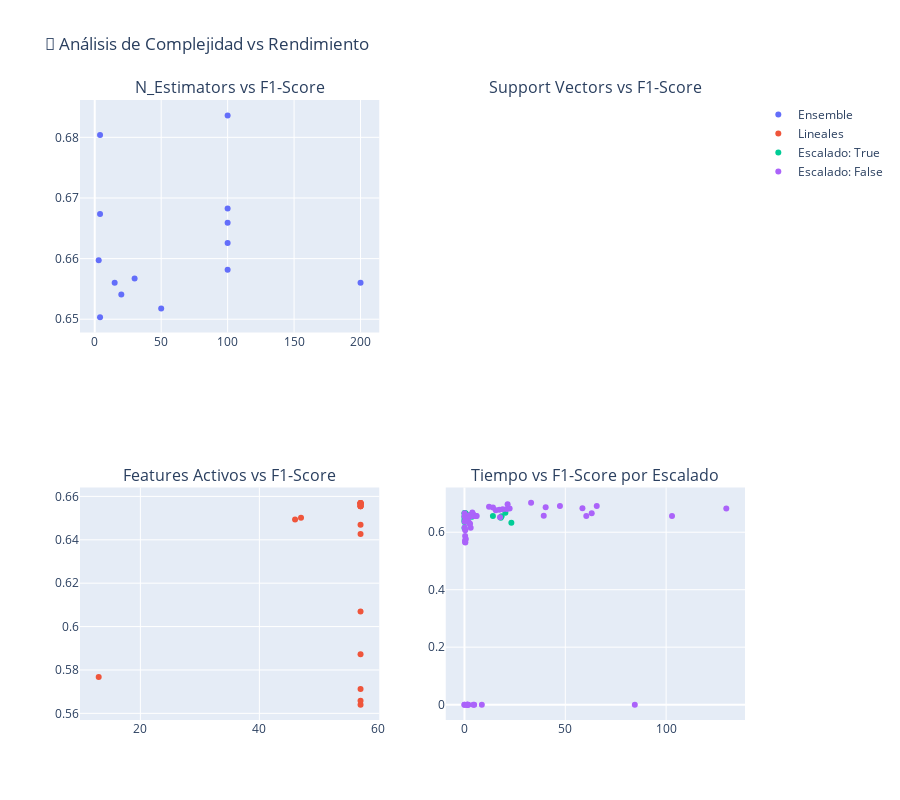

The notebook cell this image was saved under:
### Markdown cell above
## Análisis de Características de Modelos

Analizo qué características técnicas influyen en el rendimiento.

### Code cell
# Análisis de escalado
print("\nANÁLISIS DE CARACTERÍSTICAS TÉCNICAS")
print("="*60)

# Impacto del escalado
escalado_stats = df_completo.groupby('Usar_Escalado')['F1_Score'].agg(['count', 'mean', 'std']).round(4)
print("\n- Impacto del Escalado de Datos:")
print(escalado_stats)

# Modelos con diferentes números de estimators
modelos_ensemble = df_completo[df_completo['N_Estimators'] > 0]
if len(modelos_ensemble) > 0:
    print(f"\n- Modelos Ensemble (con estimators): {len(modelos_ensemble)}")
    print(f"   Estimators promedio: {modelos_ensemble['N_Estimators'].mean():.1f}")
    print(f"   F1 promedio: {modelos_ensemble['F1_Score'].mean():.4f}")
    
    # Correlación entre n_estimators y rendimiento
    corr_estimators = modelos_ensemble['N_Estimators'].corr(modelos_ensemble['F1_Score'])
    print(f"   Correlación estimators-F1: {corr_estimators:.3f}")

# Análisis de complejidad vs rendimiento
fig_complexity = make_subplots(
    rows=2, cols=2,
    subplot_titles=[
        'N_Estimators vs F1-Score',
        'Support Vectors vs F1-Score', 
        'Features Activos vs F1-Score',
        'Tiempo vs F1-Score por Escalado'
    ]
)

# N_Estimators vs F1
ensemble_data = df_completo[df_completo['N_Estimators'] > 0]
if len(ensemble_data) > 0:
    fig_complexity.add_trace(
        go.Scatter(
            x=ensemble_data['N_Estimators'],
            y=ensemble_data['F1_Score'],
            mode='markers',
            text=ensemble_data['Nombre'],
            name='Ensemble'
        ),
        row=1, col=1
    )

# Support Vectors vs F1
svm_data = df_completo[df_completo['Support_Vectors'] > 0]
if len(svm_data) > 0:
    fig_complexity.add_trace(
        go.Scatter(
            x=svm_data['Support_Vectors'],
            y=svm_data['F1_Score'],
            mode='markers',
            text=svm_data['Nombre'],
            name='SVM'
        ),
        row=1, col=2
    )

# Features Activos vs F1
linear_data = df_completo[df_completo['Features_Activos'] > 0]
if len(linear_data) > 0:
    fig_complexity.add_trace(
        go.Scatter(
            x=linear_data['Features_Activos'],
            y=linear_data['F1_Score'],
            mode='markers',
            text=linear_data['Nombre'],
            name='Lineales'
        ),
        row=2, col=1
    )

# Tiempo por escalado
for escalado in [True, False]:
    subset = df_completo[df_completo['Usar_Escalado'] == escalado]
    fig_complexity.add_trace(
        go.Scatter(
            x=subset['Tiempo_Entrenamiento'],
            y=subset['F1_Score'],
            mode='markers',
            name=f'Escalado: {escalado}',
            text=subset['Nombre']
        ),
        row=2, col=2
    )

fig_complexity.update_layout(
    height=800,
    title_text='🔬 Análisis de Complejidad vs Rendimiento',
    showlegend=True
)

fig_complexity.show()

### Figure 1 — Plotly figure (JSON) as saved in the notebook; plotly's stock layout.template omitted (floating-point values rounded to 4 significant figures)
{"data": [{"mode": "markers", "name": "Ensemble", "text": ["Voting Hard (RF+DT+LR+NB)", "Voting Soft (RF+DT+LR+NB)", "Voting Trees (RF+XGB+LGB+ET)", "Voting Linear (LR+SGD+NB)", "Bagging Decision Trees (50)", "Bagging Logistic Regression (30)", "Bagging KNN (20)", "Bagging LinearSVM (15)", "ExtraTrees Basic (100, depth=10)", "ExtraTrees More (200, depth=8)", "ExtraTrees Bootstrap (100, OOB)", "AdaBoost (100, depth=3)", "Gradient Boosting (100, depth=4)", "Random Forest (100, depth=10)"], "type": "scatter", "x": [4, 4, 4, 3, 50, 30, 20, 15, 100, 200, 100, 100, 100, 100], "xaxis": "x", "y": [0.6503, 0.6674, 0.6804, 0.6597, 0.6518, 0.6567, 0.6541, 0.656, 0.6582, 0.656, 0.6626, 0.6659, 0.6836, 0.6683], "yaxis": "y"}, {"mode": "markers", "name": "Lineales", "text": ["Logistic Regression Basic (C=1.0)", "Logistic Regression Low Reg (C=10.0)", "Logistic Regression High Reg (C=0.1)", "Logistic Regression L1 (C=1.0)", "Logistic Regression ElasticNet (l1_ratio=0.5)", "Logistic Regression LBFGS", "Ridge Classifier Basic (alpha=1.0)", "Ridge Classifier Low Reg (alpha=0.1)", "Ridge Classifier High Reg (alpha=10.0)", "Ridge Classifier CV (mejor alpha)", "SGD Classifier Log Loss", "SGD Classifier Hinge Loss", "SGD Classifier L1 Penalty", "SGD Classifier ElasticNet", "SGD Classifier Adaptive LR", "Passive Aggressive Basic (C=1.0)", "Passive Aggressive High Reg (C=0.1)", "Passive Aggressive Squared Hinge", "Perceptron Basic", "Perceptron L2 Penalty", "Perceptron L1 Penalty"], "type": "scatter", "x": [57, 57, 57, 57, 57, 57, 57, 57, 57, 57, 57, 57, 46, 47, 57, 57, 57, 57, 57, 57, 13], "xaxis": "x3", "y": [0.6567, 0.6568, 0.657, 0.657, 0.6565, 0.6569, 0.6555, 0.6555, 0.6555, 0.6558, 0.6469, 0.6427, 0.6493, 0.6502, 0.6569, 0.564, 0.5712, 0.5658, 0.607, 0.5872, 0.5768], "yaxis": "y3"}, {"mode": "markers", "name": "Escalado: True", "text": ["Voting Hard (RF+DT+LR+NB)", "Voting Soft (RF+DT+LR+NB)", "Voting Linear (LR+SGD+NB)", "Bagging Logistic Regression (30)", "Bagging KNN (20)", "Bagging LinearSVM (15)", "KNN k=5 Uniform", "KNN k=3 Distance Weight", "KNN k=10 Uniform", "KNN k=5 Manhattan Distance", "KNN k=7 Distance KDTree", "KNN k=15 Distance", "Naive Bayes Multinomial", "Naive Bayes Complement", "Linear Discriminant Analysis", "LDA with Shrinkage", "Quadratic Discriminant Analysis", "Gaussian Process RBF"], "type": "scatter", "x": [18.01, 20.29, 2.84, 14.1, 3.735, 18.43, 0.02205, 0.04243, 0.0333, 0.06136, 3.466, 0.03727, 0.02219, 0.02122, 1.172, 0.2972, 0.5324, 23.25], "xaxis": "x4", "y": [0.6503, 0.6674, 0.6597, 0.6567, 0.6541, 0.656, 0.6551, 0.6474, 0.6357, 0.6666, 0.6597, 0.6655, 0.6407, 0.6147, 0.6555, 0.656, 0.6662, 0.6331], "yaxis": "y4"}, {"mode": "markers", "name": "Escalado: False", "text": ["XGBoost Conservative", "XGBoost Aggressive", "XGBoost Regularized", "LightGBM Fast", "LightGBM Balanced", "CatBoost Simple", "CatBoost Optimized", "AdaBoost Classic", "AdaBoost Conservative", "Gradient Boosting Classic", "Hist Gradient Boosting", "NN Tiny (50)", "NN Small (100)", "NN Small Tanh (100)", "NN Two Classic (100,50)", "NN Two Symmetric (80,80)", "NN Bottleneck (120,30)", "NN Deep Decreasing (150,100,50)", "NN Deep Uniform (100,100,100)", "NN Diamond (80,120,80)", "NN SGD Momentum (100,50)", "NN High Regularization (100,50)", "NN Low Regularization (100,50)", "LinearSVC Basic (C=1.0)", "LinearSVC Low Reg (C=10.0)", "LinearSVC High Reg (C=0.1)", "LinearSVC L1 Penalty (C=1.0)", "LinearSVC Balanced (C=1.0)", "Logistic Regression Basic (C=1.0)", "Logistic Regression Low Reg (C=10.0)", "Logistic Regression High Reg (C=0.1)", "Logistic Regression L1 (C=1.0)", "Logistic Regression ElasticNet (l1_ratio=0.5)", "Logistic Regression LBFGS", "Ridge Classifier Basic (alpha=1.0)", "Ridge Classifier Low Reg (alpha=0.1)", "Ridge Classifier High Reg (alpha=10.0)", "Ridge Classifier CV (mejor alpha)", "SGD Classifier Log Loss", "SGD Classifier Hinge Loss", "SGD Classifier L1 Penalty", "SGD Classifier ElasticNet", "SGD Classifier Adaptive LR", "Passive Aggressive Basic (C=1.0)", "Passive Aggressive High Reg (C=0.1)", "Passive Aggressive Squared Hinge", "Perceptron Basic", "Perceptron L2 Penalty", "Perceptron L1 Penalty", "Voting Trees (RF+XGB+LGB+ET)", "Bagging Decision Trees (50)", "ExtraTrees Basic (100, depth=10)", "ExtraTrees More (200, depth=8)", "ExtraTrees Bootstrap (100, OOB)", "AdaBoost (100, depth=3)", "Gradient Boosting (100, depth=4)", "Random Forest (100, depth=10)", "Naive Bayes Gaussian", "Naive Bayes Gaussian Low Smooth", "Naive Bayes Bernoulli", "Decision Tree Basic (depth=10)", "Decision Tree Deep (depth=20)", "Decision Tree Entropy (depth=12)", "Decision Tree Balanced (depth=15)", "Extra Tree Single (depth=12)"], "type": "scatter", "x": [1.457, 1.984, 1.352, 1.321, 1.572, 4.839, 8.605, 0.0, 0.0, 84.46, 4.404, 14.14, 12.18, 15.53, 18.96, 21.39, 22.39, 65.59, 47.33, 40.26, 129.8, 33.04, 17.27, 6.068, 5.777, 5.183, 60.41, 5.368, 3.052, 2.942, 2.839, 39.31, 102.9, 1.428, 0.4968, 0.1267, 0.1348, 1.659, 1.108, 1.591, 1.695, 1.723, 1.483, 0.4131, 0.2989, 0.3322, 0.3764, 0.3237, 0.6722, 21.04, 17.63, 2.354, 3.4, 4.297, 63.1, 58.5, 3.908, 0.161, 0.08664, 0.1034, 1.914, 3.082, 2.337, 2.77, 0.08313], "xaxis": "x4", "y": [0.0, 0.0, 0.0, 0.0, 0.0, 0.0, 0.0, 0.0, 0.0, 0.0, 0.0, 0.6859, 0.6887, 0.6764, 0.6797, 0.6969, 0.6823, 0.6909, 0.6916, 0.6869, 0.6826, 0.7021, 0.6781, 0.6567, 0.6567, 0.6565, 0.6567, 0.6565, 0.6567, 0.6568, 0.657, 0.657, 0.6565, 0.6569, 0.6555, 0.6555, 0.6555, 0.6558, 0.6469, 0.6427, 0.6493, 0.6502, 0.6569, 0.564, 0.5712, 0.5658, 0.607, 0.5872, 0.5768, 0.6804, 0.6518, 0.6582, 0.656, 0.6626, 0.6659, 0.6836, 0.6683, 0.6562, 0.6662, 0.6167, 0.6378, 0.6159, 0.6314, 0.6291, 0.6371], "yaxis": "y4"}], "layout": {"annotations": [{"font": {"size": 16}, "showarrow": false, "text": "N_Estimators vs F1-Score", "x": 0.225, "xanchor": "center", "xref": "paper", "y": 1, "yanchor": "bottom", "yref": "paper"}, {"font": {"size": 16}, "showarrow": false, "text": "Support Vectors vs F1-Score", "x": 0.775, "xanchor": "center", "xref": "paper", "y": 1, "yanchor": "bottom", "yref": "paper"}, {"font": {"size": 16}, "showarrow": false, "text": "Features Activos vs F1-Score", "x": 0.225, "xanchor": "center", "xref": "paper", "y": 0.375, "yanchor": "bottom", "yref": "paper"}, {"font": {"size": 16}, "showarrow": false, "text": "Tiempo vs F1-Score por Escalado", "x": 0.775, "xanchor": "center", "xref": "paper", "y": 0.375, "yanchor": "bottom", "yref": "paper"}], "height": 800, "showlegend": true, "title": {"text": "🔬 Análisis de Complejidad vs Rendimiento"}, "xaxis": {"anchor": "y", "domain": [0, 0.45]}, "xaxis2": {"anchor": "y2", "domain": [0.55, 1]}, "xaxis3": {"anchor": "y3", "domain": [0, 0.45]}, "xaxis4": {"anchor": "y4", "domain": [0.55, 1]}, "yaxis": {"anchor": "x", "domain": [0.625, 1]}, "yaxis2": {"anchor": "x2", "domain": [0.625, 1]}, "yaxis3": {"anchor": "x3", "domain": [0, 0.375]}, "yaxis4": {"anchor": "x4", "domain": [0, 0.375]}}}
